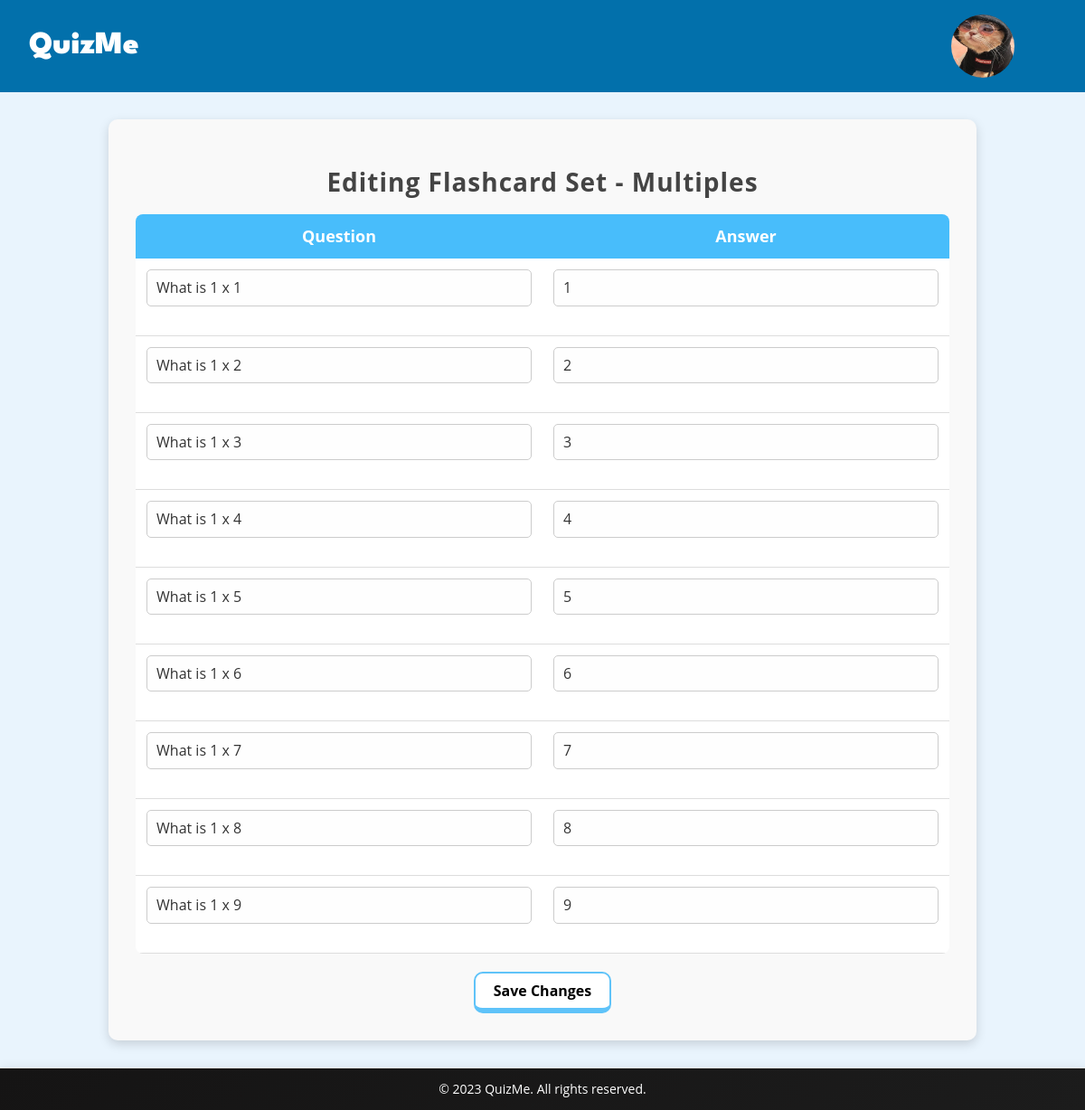
/edit_flashcard_set/Multiples  (signed in), run on the app's committed database.
### app.py (models this page shows, shortened)
class FlashcardSet(db.Model):
    id = db.Column(db.Integer, primary_key=True)
    name = db.Column(db.String(100), nullable=False)
    user_id = db.Column(db.Integer, db.ForeignKey('user.id'), nullable=False)
    flashcards = db.relationship('Flashcard', backref='flashcard_set', lazy=True, cascade='all, delete-orphan')  # Add cascade option
    def __repr__(self):
        return f"FlashcardSet(name='{self.name}')"

class Flashcard(db.Model):
    id = db.Column(db.Integer, primary_key=True)
    front = db.Column(db.String(100), nullable=False)
    back = db.Column(db.String(100), nullable=False)
    flashcard_set_id = db.Column(db.Integer, db.ForeignKey('flashcard_set.id', ondelete='CASCADE'), nullable=False)  # Add ondelete option

### app.py (the view, shortened to what this page needs)
@app.route('/edit_flashcard_set/<flashcard_set_name>', methods=['GET', 'POST'])
def edit_flashcard_set(flashcard_set_name):
    if 'user_id' not in session:
        return render_template('login.html', error_message="Please log in to access your flashcards.")
    user_id = session['user_id']
    user = User.query.get(user_id)
    flashcard_set = FlashcardSet.query.filter_by(name=flashcard_set_name, user=user).first()
    print(flashcard_set)
    if not flashcard_set:
        return render_template('your-flashcards.html', error_message="Flashcard set not found")
    return render_template('edit-flashcard-set.html', flashcard_set=flashcard_set)

### app.py (called while the page is built)
@app.context_processor
def inject_user():
    user_id = session.get('user_id')
    if user_id:
        user = User.query.get(user_id)
        return dict(logged_in_user=user)
    return dict(logged_in_user=None)

### templates/edit-flashcard-set.html (shortened to what this page needs)
{% extends "base.html" %}
{% block content %}
  <section class="flashcards">
    <form method="POST" action="{{ url_for('edit_flashcard_set', flashcard_set_name=flashcard_set.name) }}">
      <h2>Editing Flashcard Set - {{ flashcard_set.name }}</h2>
      <table>
        <tr>
          <th>Question</th>
          <th>Answer</th>
        </tr>
        {% for flashcard in flashcard_set.flashcards %}
          <tr>
            <td><input type="text" name="question[]" value="{{ flashcard.front }}"></td>
            <td><input type="text" name="answer[]" value="{{ flashcard.back }}"></td>
          </tr>
        {% endfor %}
      </table>
      <button id = "save_fulashcards" type="submit">Save Changes</button>
    </form>
  </section>
  {% endblock %}

### static/css/style.css (style rules this page uses)
body { font-family: 'Open Sans', sans-serif; margin: 0; padding: 0; box-sizing: border-box; background-color: #e9f4fd; }
:root { --primary-color: #4a90e2; --secondary-color: #f5f7fa; --text-color: #333; --border-color: #e0e0e0; }
.flashcards { max-width: 900px; margin: 30px auto; padding: 30px; background-color: #f9f9f9; border-radius: 10px; box-shadow: 0 4px 12px rgba(0, 0, 0, 0.15); }
.flashcards h2 { text-align: center; color: #444; font-weight: bold; margin-bottom: 20px; font-size: 28px; letter-spacing: 1px; }
table { width: 100%; border-collapse: collapse; margin-bottom: 20px; background-color: #fff; border-radius: 8px; overflow: hidden; }
th { background-color: #48bdfb; color: #fff; text-align: center; font-weight: bold; padding: 14px 10px; font-size: 18px; border: none; }
td { padding: 12px; text-align: center; border-bottom: 1px solid #ddd; font-size: 16px; }
td input[type="text"] { width: 100%; padding: 10px; border: 1px solid #ccc; border-radius: 5px; box-sizing: border-box; font-size: 16px; color: #333; }
input[type="text"] { width: calc(100% - 24px); padding: 10px; border: 1px solid #ccc; border-radius: 6px; box-sizing: border-box; font-size: 16px; margin-bottom: 20px; background-color: #fefefe; transition: border 0.3s ease; }
#save_fulashcards { display: block; padding: 10px 20px; background-color: white; color: black; border: 2px solid rgb(95, 195, 249); text-decoration: none; font-weight: bold; font-size: 1rem; border-radius: 10px; border-bottom: 6px solid rgb(95, 195, 249); margin: 0 auto; text-align: center; width: auto; }

### data on the page
FlashcardSet: name "Multiples"
Flashcard: front "What is 1 x 1", back "1"
Flashcard: front "What is 1 x 2", back "2"
Flashcard: front "What is 1 x 3", back "3"
Flashcard: front "What is 1 x 4", back "4"
Flashcard: front "What is 1 x 5", back "5"
Flashcard: front "What is 1 x 6", back "6"
Flashcard: front "What is 1 x 7", back "7"
Flashcard: front "What is 1 x 8", back "8"
Flashcard: front "What is 1 x 9", back "9"
